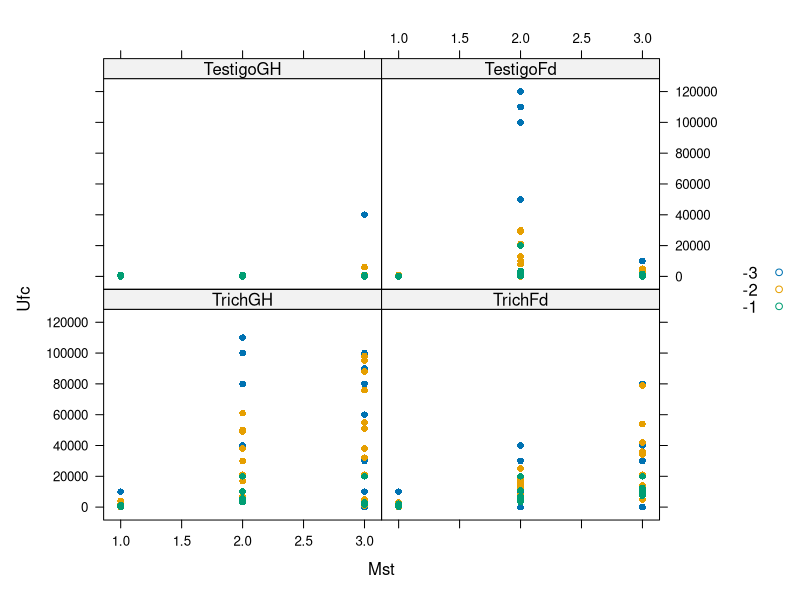
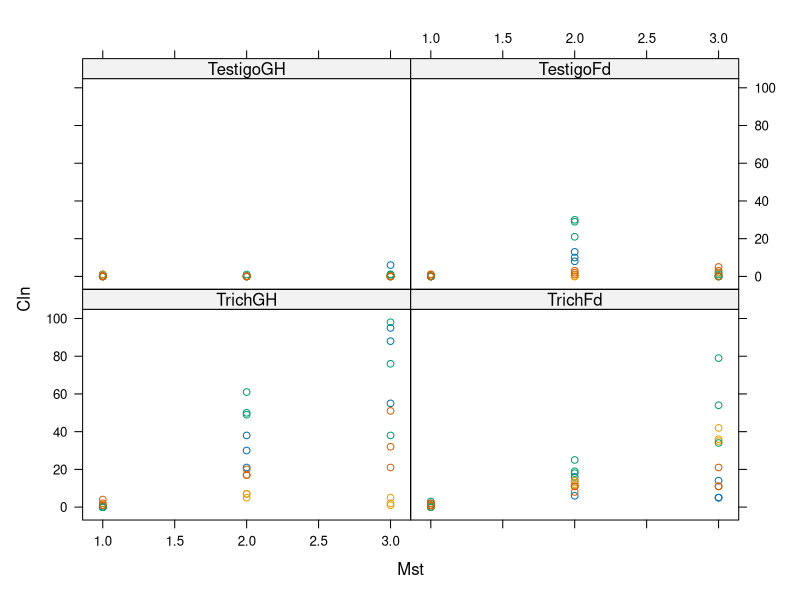
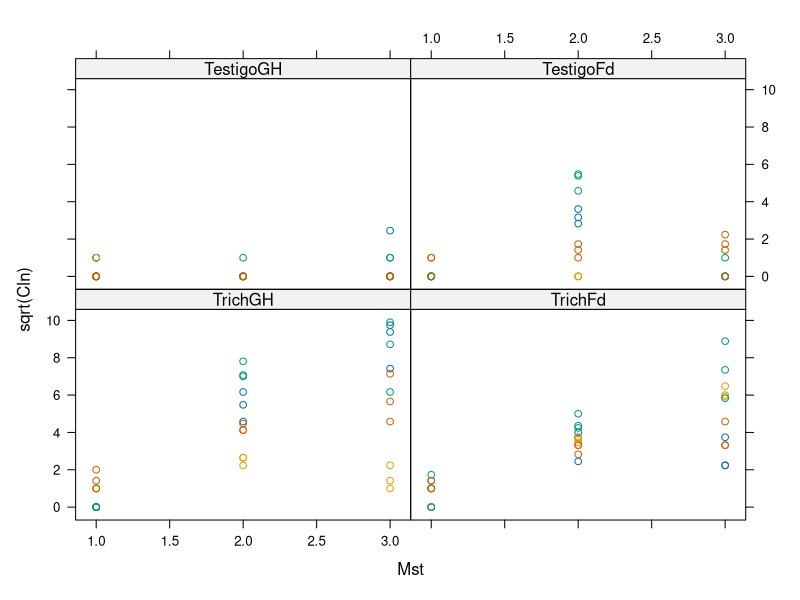

Reproduce these figures in R, in order.
## Analysis of Gabriela's Trichoderma data

##@knitr getData
setwd("~/GitHub/Ecuador/ExptalData/Gabriela")
rm(list=ls()) # Clears the global environment
library(readxl)
trichData <- as.data.frame(read_excel("DataBaseNono.xlsx", 'Data'))
summary(trichData)

for (i in c('Trt','Rep','Rpt')) trichData[,i] <- factor(trichData[,i])
levels(trichData$Trt) <- c('TrichGH','TrichFd','TestigoGH','TestigoFd')

library(lattice) # these days most people use ggplot2
xyplot(Ufc~Mst | Trt, data=trichData, group=Dlc, pch=16, auto.key = TRUE) # suggests -2 Dlc best
xyplot(Cln~Mst | Trt, data=trichData[trichData$Dlc==-2,], group=Rep)
xyplot(sqrt(Cln)~Mst | Trt, data=trichData[trichData$Dlc==-2,], group=Rep)
